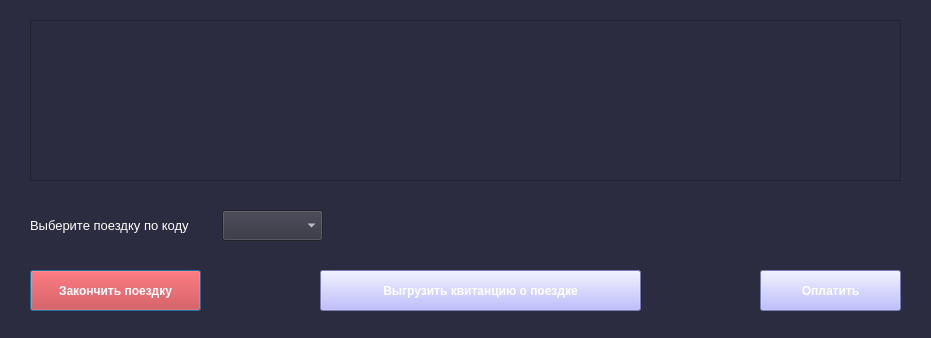
<?xml version="1.0" encoding="UTF-8"?>
<ui version="4.0">
 <class>Dialog</class>
 <widget class="QDialog" name="Dialog">
  <property name="geometry">
   <rect>
    <x>0</x>
    <y>0</y>
    <width>931</width>
    <height>338</height>
   </rect>
  </property>
  <property name="windowTitle">
   <string>Информация о поездке</string>
  </property>
  <property name="styleSheet">
   <string notr="true">QWidget{
	background-color: rgb(44, 44, 64);
}
QPushButton{
	font: 75 9pt &quot;MS Shell Dlg 2&quot;;
	background-color: rgb(170, 170, 255);
	color: rgb(255, 255, 255);
	font-weight: bold
}
QPushButton#end_btn{
	background-color: rgb(211, 47, 47);
	font: 75 9pt &quot;MS Shell Dlg 2&quot;;
	font-weight: bold

}
QLabel{
	
	color: rgb(255, 255, 255);
}
QLineEdit{
	border: 1px solid rgb(255, 255, 255);
	border-top-color: rgba(255, 255, 255, 0);
	border-right-color: rgba(255, 255, 255, 0);
	border-left-color: rgba(255, 255, 255, 0);
	background-color: rgb(50, 50, 64);
	color: rgb(255, 255, 255);
}
QLabel#inf_lbl{
	font-weight: bold
}
QComboBox{
	background-color: rgb(50, 50, 64);
	color: rgb(255, 255, 255);
}
QTableWidget{
	color:rgb(255, 255, 255);
}</string>
  </property>
  <widget class="QTableWidget" name="tableWidget">
   <property name="geometry">
    <rect>
     <x>30</x>
     <y>20</y>
     <width>871</width>
     <height>161</height>
    </rect>
   </property>
  </widget>
  <widget class="QComboBox" name="comboBox">
   <property name="geometry">
    <rect>
     <x>222</x>
     <y>210</y>
     <width>101</width>
     <height>31</height>
    </rect>
   </property>
  </widget>
  <widget class="QLabel" name="label">
   <property name="geometry">
    <rect>
     <x>30</x>
     <y>210</y>
     <width>191</width>
     <height>31</height>
    </rect>
   </property>
   <property name="font">
    <font>
     <pointsize>10</pointsize>
    </font>
   </property>
   <property name="text">
    <string>Выберите поездку по коду</string>
   </property>
  </widget>
  <widget class="QPushButton" name="end_btn">
   <property name="geometry">
    <rect>
     <x>30</x>
     <y>270</y>
     <width>171</width>
     <height>41</height>
    </rect>
   </property>
   <property name="font">
    <font>
     <family>MS Shell Dlg 2</family>
     <pointsize>9</pointsize>
     <weight>75</weight>
     <italic>false</italic>
     <bold>true</bold>
    </font>
   </property>
   <property name="text">
    <string>Закончить поездку</string>
   </property>
  </widget>
  <widget class="QPushButton" name="pay_btn">
   <property name="geometry">
    <rect>
     <x>760</x>
     <y>270</y>
     <width>141</width>
     <height>41</height>
    </rect>
   </property>
   <property name="font">
    <font>
     <family>MS Shell Dlg 2</family>
     <pointsize>9</pointsize>
     <weight>75</weight>
     <italic>false</italic>
     <bold>true</bold>
    </font>
   </property>
   <property name="text">
    <string>Оплатить</string>
   </property>
  </widget>
  <widget class="QPushButton" name="load_btn">
   <property name="geometry">
    <rect>
     <x>320</x>
     <y>270</y>
     <width>321</width>
     <height>41</height>
    </rect>
   </property>
   <property name="font">
    <font>
     <family>MS Shell Dlg 2</family>
     <pointsize>9</pointsize>
     <weight>75</weight>
     <italic>false</italic>
     <bold>true</bold>
    </font>
   </property>
   <property name="text">
    <string>Выгрузить квитанцию о поездке</string>
   </property>
  </widget>
 </widget>
 <resources/>
 <connections/>
</ui>
